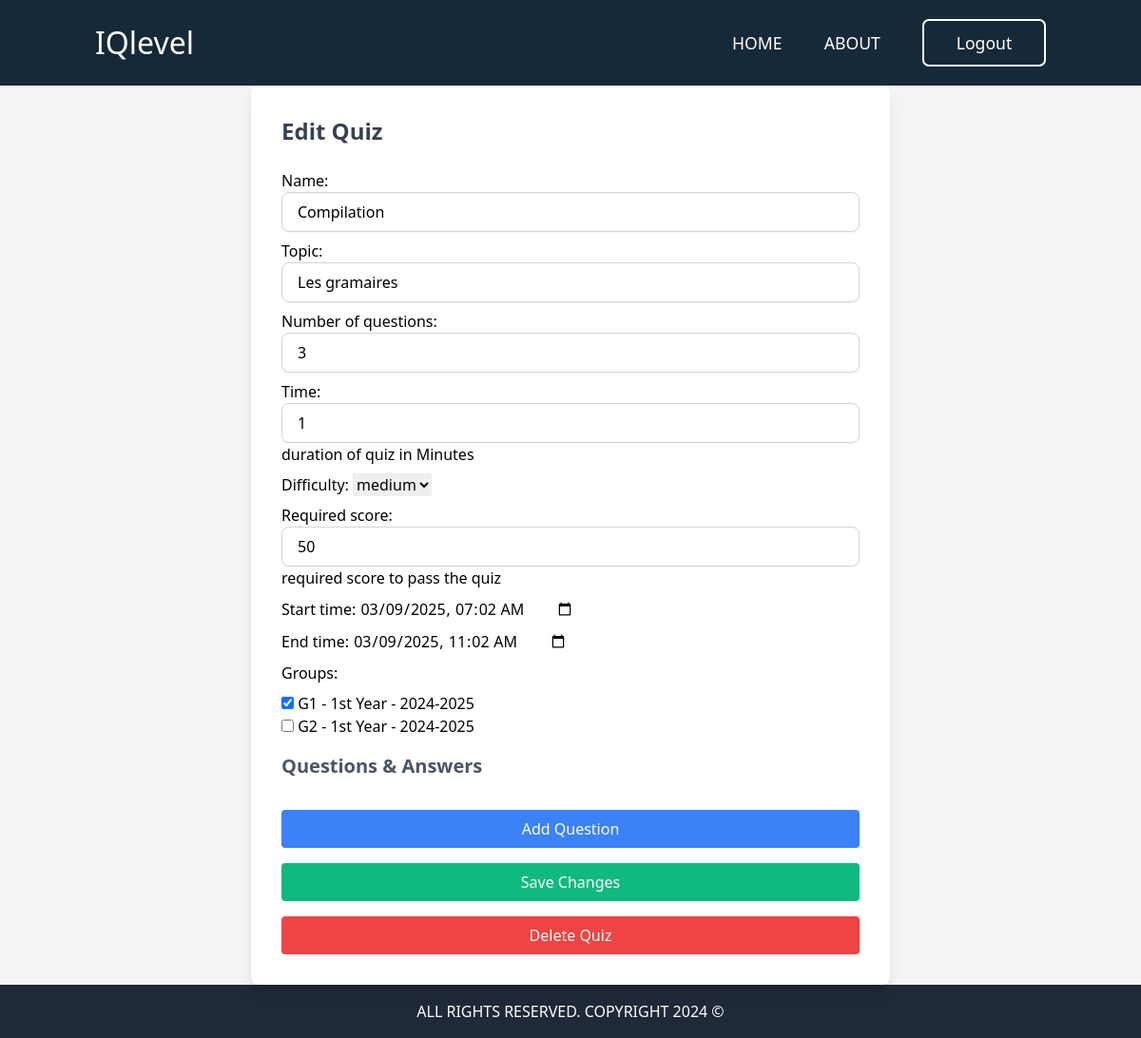
Page /edit-quiz/3/ (signed in) on the earlier database version.
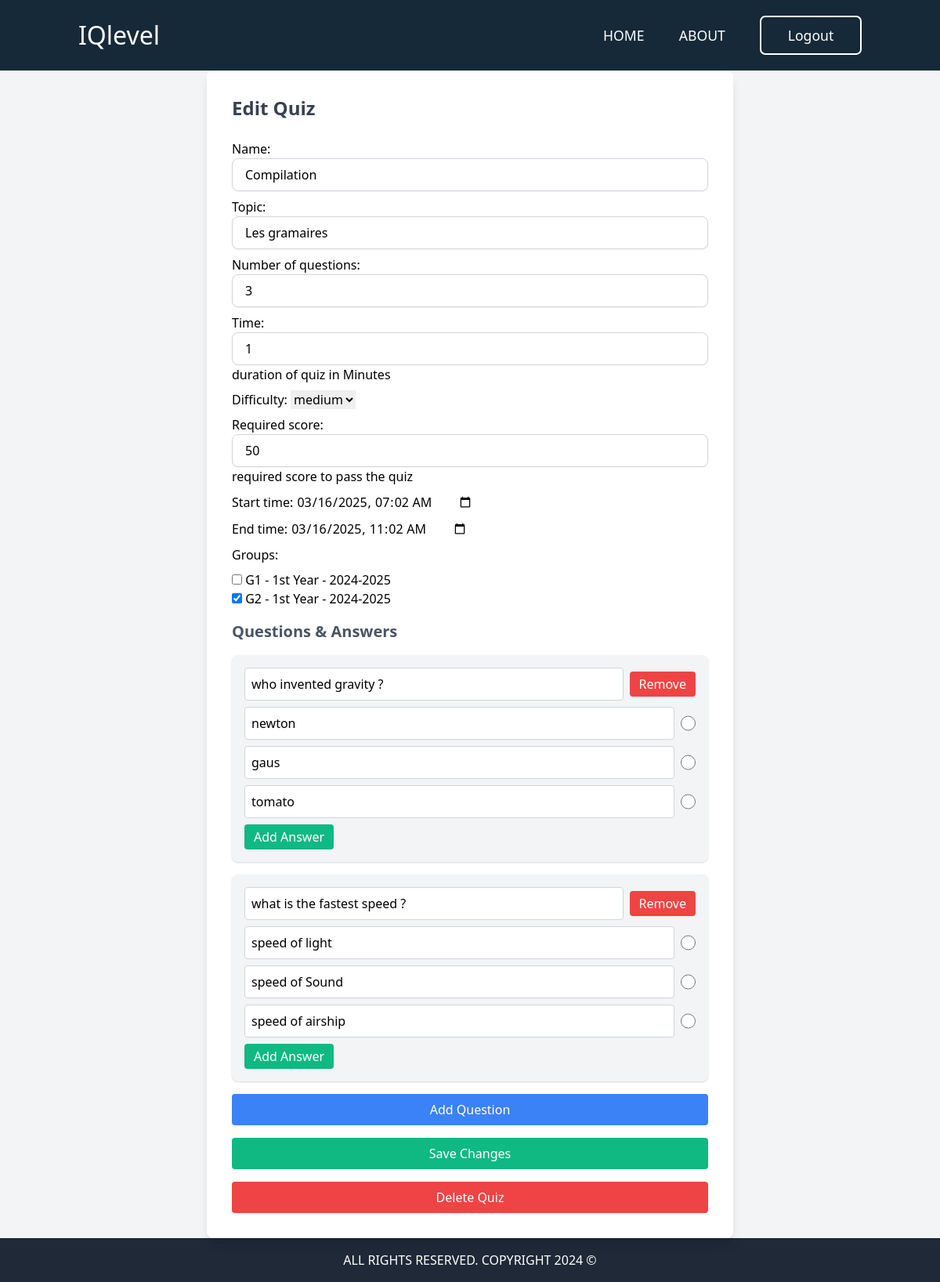
Same page on the later database version.
### quizes/models.py (models this page shows, shortened)
class Quiz(models.Model):
    name = models.CharField(max_length=120)
    topic = models.CharField(max_length=120)
    number_of_questions = models.IntegerField()
    time = models.IntegerField(help_text="duration of quiz in Minutes")
    difficulty = models.CharField(max_length=6, choices=DIFF_CHOICES)
    required_score = models.IntegerField(help_text="required score to pass the quiz")
    created_by = models.ForeignKey(Professor, on_delete=models.CASCADE)
    start_time = models.DateTimeField()  # Students can access from this time
    end_time = models.DateTimeField()  # Access closes after this time
    groups = models.ManyToManyField(Group)  # Assign quiz to multiple groups
    created_at = models.DateTimeField(auto_now_add=True)
    class Meta:
        verbose_name_plural = "Quizes"

### groupe/models.py (models this page shows)
class Group(models.Model):
    name = models.CharField(max_length=100)
    academic_level = models.CharField(
        max_length=50,
        choices=[
            ("1st Year", "1st Year"),
            ("2nd Year", "2nd Year"),
            ("3rd Year", "3rd Year"),
            ("Master 1", "Master 1"),
            ("Master 2", "Master 2"),
        ],
        default="1st Year"
    )
    academic_session = models.ForeignKey(AcademicSession, on_delete=models.CASCADE)
    def __str__(self):
        return f"{self.name} - {self.academic_level} - {self.academic_session.year}"

### questions/models.py (models this page shows, shortened)
class Question(models.Model):
    text = models.CharField(max_length=200)
    quiz = models.ForeignKey(Quiz, on_delete=models.CASCADE)
    created = models.DateTimeField(auto_now_add=True)

class Answer(models.Model):
    text = models.CharField(max_length=200)
    correct = models.BooleanField(default=False)
    question = models.ForeignKey(Question, on_delete=models.CASCADE, related_name="answers")
    created = models.DateTimeField(auto_now_add=True)

### documents/views.py (the view)
# urls.py: path('edit-quiz/<int:quiz_id>/', views.edit_quiz, name='edit_quiz'),
@login_required
def edit_quiz(request, quiz_id):
    quiz = get_object_or_404(Quiz, id=quiz_id)
    if not request.user.is_professor or quiz.created_by != request.user.professor:
        messages.error(request, "You are not authorized to edit this quiz.")
        return redirect('index')
    if request.method == "POST":
        form = QuizForm(request.POST, instance=quiz, professor=request.user.professor)
        if form.is_valid():
            form.save()
            questions_texts = request.POST.getlist("questions[]")
            correct_answers = [
                request.POST.get(f"correct_answers[{i}]", 0)  # Default to 0 if missing
                for i in range(len(questions_texts))
            ]
            quiz.question_set.all().delete()
            for i, question_text in enumerate(questions_texts):
                if question_text.strip():
                    question = Question.objects.create(
                        quiz=quiz,
                        text=question_text,
                        created=datetime.now()
                    )
                    answers_texts = request.POST.getlist(f"answers[{i}][]")
                    correct_answer_index = int(correct_answers[i]) if i < len(correct_answers) else 0
                    for j, answer_text in enumerate(answers_texts):
                        if answer_text.strip():
                            Answer.objects.create(
                                question=question,
                                text=answer_text,
                                correct=(j == correct_answer_index),
                                created=datetime.now()
                            )
            print("Correct Answers:", correct_answers)  # After retrieving them
            messages.success(request, "Quiz updated successfully!")
            return redirect('professor')
    else:
        form = QuizForm(instance=quiz, professor=request.user.professor)
    return render(request, 'quizes/edit_quiz.html', {'form': form, 'quiz': quiz})

### documents/models.py (called while the page is built)
    @property
    def is_professor(self):
        return self.role == 'professor'

### theme/templates/quizes/edit_quiz.html (shortened to what this page needs)
{% extends "base.html" %}
{% load static %}
{% block content %}
<section class="bg-gray-100 flex justify-center items-center min-h-screen">
    <div class="bg-white p-8 rounded-lg shadow-lg w-full max-w-2xl">
        <h1 class="text-2xl font-bold text-gray-700 mb-6">Edit Quiz</h1>
        <form method="POST" action="{% url 'edit_quiz' quiz.id %}" class="space-y-4">
            <div class="space-y-2">
                {{ form.as_p }}
            </div>
            <h2 class="text-xl font-semibold text-gray-600">Questions & Answers</h2>
            <div id="questions-container" class="space-y-4">
                {% for question in quiz.question_set.all %}
    <div class="bg-gray-100 p-4 rounded-lg shadow">
        <div class="flex justify-between items-center">
            <input type="text" name="questions[]" value="{{ question.text }}" required
                class="w-full p-2 border border-gray-300 rounded focus:outline-none focus:ring-2 focus:ring-blue-500">
            <button type="button" onclick="removeQuestionField(this)"
                class="ml-2 px-3 py-1 bg-red-500 text-white rounded hover:bg-red-600">Remove</button>
        </div>
        <div class="answers-container space-y-2 mt-2">
            {% for answer in question.answers.all %}
                <div class="flex items-center space-x-2">
                    <input type="text" name="answers[{{ forloop.parentloop.counter0 }}][]" value="{{ answer.text }}" required
                        class="w-full p-2 border border-gray-300 rounded focus:outline-none focus:ring-2 focus:ring-blue-500">
                    <input type="radio" name="correct_answers[{{ forloop.parentloop.counter0 }}]" value="{{ forloop.counter0 }}" {% if answer.is_correct %}checked{% endif %}
                        class="w-5 h-5 text-blue-500">
                </div>
            {% endfor %}
        </div>
        <button type="button" onclick="addAnswerField(this)"
            class="mt-2 px-3 py-1 bg-green-500 text-white rounded hover:bg-green-600">Add Answer</button>
    </div>
{% endfor %}
            </div>
            <button type="button" onclick="addQuestionField()"
                class="w-full bg-blue-500 text-white py-2 rounded hover:bg-blue-600">Add Question</button>
            <button type="submit" id="saveChangesButton"
                class="w-full bg-green-500 text-white py-2 rounded hover:bg-green-600">Save Changes</button>
        </form>
        <form id="deleteQuizForm" method="POST" action="{% url 'delete_quiz' quiz.id %}" class="mt-4">
            <button type="submit" id="deleteQuizButton"
                class="w-full bg-red-500 text-white py-2 rounded hover:bg-red-600">Delete Quiz</button>
        </form>
    </div>
</section>
{% endblock content %}

Differences in the rows shown:
changed Quiz "Les gramaires": start_time "03/09/2025 07:02" → "03/16/2025 07:02"; end_time "03/09/2025 11:02" → "03/16/2025 11:02"
added Question: text "who invented gravity ?"
added Answer: text "newton"
added Answer: text "gaus"
added Answer: text "tomato"
added Question: text "what is the fastest speed ?"
added Answer: text "speed of light"
added Answer: text "speed of Sound"
added Answer: text "speed of airship"
Other differences:
form field groups: "☑ ☐" → "☐ ☑"
